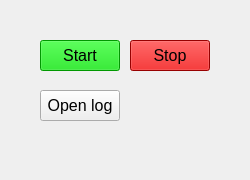
<?xml version="1.0" encoding="UTF-8"?>
<ui version="4.0">
 <class>MainWindow</class>
 <widget class="QMainWindow" name="MainWindow">
  <property name="windowModality">
   <enum>Qt::NonModal</enum>
  </property>
  <property name="enabled">
   <bool>true</bool>
  </property>
  <property name="geometry">
   <rect>
    <x>0</x>
    <y>0</y>
    <width>250</width>
    <height>180</height>
   </rect>
  </property>
  <property name="minimumSize">
   <size>
    <width>250</width>
    <height>180</height>
   </size>
  </property>
  <property name="maximumSize">
   <size>
    <width>250</width>
    <height>180</height>
   </size>
  </property>
  <property name="font">
   <font>
    <pointsize>12</pointsize>
    <kerning>true</kerning>
   </font>
  </property>
  <property name="windowTitle">
   <string>Keylogger</string>
  </property>
  <property name="windowIcon">
   <iconset resource="Resources.qrc">
    <normaloff>:/icon.png</normaloff>:/icon.png</iconset>
  </property>
  <widget class="QWidget" name="centralwidget">
   <widget class="QPushButton" name="bntStart">
    <property name="geometry">
     <rect>
      <x>40</x>
      <y>40</y>
      <width>80</width>
      <height>31</height>
     </rect>
    </property>
    <property name="palette">
     <palette>
      <active>
       <colorrole role="WindowText">
        <brush brushstyle="SolidPattern">
         <color alpha="255">
          <red>0</red>
          <green>0</green>
          <blue>0</blue>
         </color>
        </brush>
       </colorrole>
       <colorrole role="Button">
        <brush brushstyle="SolidPattern">
         <color alpha="255">
          <red>0</red>
          <green>213</green>
          <blue>0</blue>
         </color>
        </brush>
       </colorrole>
       <colorrole role="Light">
        <brush brushstyle="SolidPattern">
         <color alpha="255">
          <red>64</red>
          <green>255</green>
          <blue>64</blue>
         </color>
        </brush>
       </colorrole>
       <colorrole role="Midlight">
        <brush brushstyle="SolidPattern">
         <color alpha="255">
          <red>32</red>
          <green>234</green>
          <blue>32</blue>
         </color>
        </brush>
       </colorrole>
       <colorrole role="Dark">
        <brush brushstyle="SolidPattern">
         <color alpha="255">
          <red>0</red>
          <green>106</green>
          <blue>0</blue>
         </color>
        </brush>
       </colorrole>
       <colorrole role="Mid">
        <brush brushstyle="SolidPattern">
         <color alpha="255">
          <red>0</red>
          <green>142</green>
          <blue>0</blue>
         </color>
        </brush>
       </colorrole>
       <colorrole role="Text">
        <brush brushstyle="SolidPattern">
         <color alpha="255">
          <red>0</red>
          <green>0</green>
          <blue>0</blue>
         </color>
        </brush>
       </colorrole>
       <colorrole role="BrightText">
        <brush brushstyle="SolidPattern">
         <color alpha="255">
          <red>255</red>
          <green>255</green>
          <blue>255</blue>
         </color>
        </brush>
       </colorrole>
       <colorrole role="ButtonText">
        <brush brushstyle="SolidPattern">
         <color alpha="255">
          <red>0</red>
          <green>0</green>
          <blue>0</blue>
         </color>
        </brush>
       </colorrole>
       <colorrole role="Base">
        <brush brushstyle="SolidPattern">
         <color alpha="255">
          <red>255</red>
          <green>255</green>
          <blue>255</blue>
         </color>
        </brush>
       </colorrole>
       <colorrole role="Window">
        <brush brushstyle="SolidPattern">
         <color alpha="255">
          <red>0</red>
          <green>213</green>
          <blue>0</blue>
         </color>
        </brush>
       </colorrole>
       <colorrole role="Shadow">
        <brush brushstyle="SolidPattern">
         <color alpha="255">
          <red>0</red>
          <green>0</green>
          <blue>0</blue>
         </color>
        </brush>
       </colorrole>
       <colorrole role="AlternateBase">
        <brush brushstyle="SolidPattern">
         <color alpha="255">
          <red>127</red>
          <green>234</green>
          <blue>127</blue>
         </color>
        </brush>
       </colorrole>
       <colorrole role="ToolTipBase">
        <brush brushstyle="SolidPattern">
         <color alpha="255">
          <red>255</red>
          <green>255</green>
          <blue>220</blue>
         </color>
        </brush>
       </colorrole>
       <colorrole role="ToolTipText">
        <brush brushstyle="SolidPattern">
         <color alpha="255">
          <red>0</red>
          <green>0</green>
          <blue>0</blue>
         </color>
        </brush>
       </colorrole>
       <colorrole role="PlaceholderText">
        <brush brushstyle="SolidPattern">
         <color alpha="127">
          <red>0</red>
          <green>0</green>
          <blue>0</blue>
         </color>
        </brush>
       </colorrole>
       <colorrole role="Accent">
        <brush brushstyle="SolidPattern">
         <color alpha="255">
          <red>255</red>
          <green>255</green>
          <blue>255</blue>
         </color>
        </brush>
       </colorrole>
      </active>
      <inactive>
       <colorrole role="WindowText">
        <brush brushstyle="SolidPattern">
         <color alpha="255">
          <red>0</red>
          <green>0</green>
          <blue>0</blue>
         </color>
        </brush>
       </colorrole>
       <colorrole role="Button">
        <brush brushstyle="SolidPattern">
         <color alpha="255">
          <red>0</red>
          <green>213</green>
          <blue>0</blue>
         </color>
        </brush>
       </colorrole>
       <colorrole role="Light">
        <brush brushstyle="SolidPattern">
         <color alpha="255">
          <red>64</red>
          <green>255</green>
          <blue>64</blue>
         </color>
        </brush>
       </colorrole>
       <colorrole role="Midlight">
        <brush brushstyle="SolidPattern">
         <color alpha="255">
          <red>32</red>
          <green>234</green>
          <blue>32</blue>
         </color>
        </brush>
       </colorrole>
       <colorrole role="Dark">
        <brush brushstyle="SolidPattern">
         <color alpha="255">
          <red>0</red>
          <green>106</green>
          <blue>0</blue>
         </color>
        </brush>
       </colorrole>
       <colorrole role="Mid">
        <brush brushstyle="SolidPattern">
         <color alpha="255">
          <red>0</red>
          <green>142</green>
          <blue>0</blue>
         </color>
        </brush>
       </colorrole>
       <colorrole role="Text">
        <brush brushstyle="SolidPattern">
         <color alpha="255">
          <red>0</red>
          <green>0</green>
          <blue>0</blue>
         </color>
        </brush>
       </colorrole>
       <colorrole role="BrightText">
        <brush brushstyle="SolidPattern">
         <color alpha="255">
          <red>255</red>
          <green>255</green>
          <blue>255</blue>
         </color>
        </brush>
       </colorrole>
       <colorrole role="ButtonText">
        <brush brushstyle="SolidPattern">
         <color alpha="255">
          <red>0</red>
          <green>0</green>
          <blue>0</blue>
         </color>
        </brush>
       </colorrole>
       <colorrole role="Base">
        <brush brushstyle="SolidPattern">
         <color alpha="255">
          <red>255</red>
          <green>255</green>
          <blue>255</blue>
         </color>
        </brush>
       </colorrole>
       <colorrole role="Window">
        <brush brushstyle="SolidPattern">
         <color alpha="255">
          <red>0</red>
          <green>213</green>
          <blue>0</blue>
         </color>
        </brush>
       </colorrole>
       <colorrole role="Shadow">
        <brush brushstyle="SolidPattern">
         <color alpha="255">
          <red>0</red>
          <green>0</green>
          <blue>0</blue>
         </color>
        </brush>
       </colorrole>
       <colorrole role="AlternateBase">
        <brush brushstyle="SolidPattern">
         <color alpha="255">
          <red>127</red>
          <green>234</green>
          <blue>127</blue>
         </color>
        </brush>
       </colorrole>
       <colorrole role="ToolTipBase">
        <brush brushstyle="SolidPattern">
         <color alpha="255">
          <red>255</red>
          <green>255</green>
          <blue>220</blue>
         </color>
        </brush>
       </colorrole>
       <colorrole role="ToolTipText">
        <brush brushstyle="SolidPattern">
         <color alpha="255">
          <red>0</red>
          <green>0</green>
          <blue>0</blue>
         </color>
        </brush>
       </colorrole>
       <colorrole role="PlaceholderText">
        <brush brushstyle="SolidPattern">
         <color alpha="127">
          <red>0</red>
          <green>0</green>
          <blue>0</blue>
         </color>
        </brush>
       </colorrole>
       <colorrole role="Accent">
        <brush brushstyle="SolidPattern">
         <color alpha="255">
          <red>255</red>
          <green>255</green>
          <blue>255</blue>
         </color>
        </brush>
       </colorrole>
      </inactive>
      <disabled>
       <colorrole role="WindowText">
        <brush brushstyle="SolidPattern">
         <color alpha="255">
          <red>0</red>
          <green>106</green>
          <blue>0</blue>
         </color>
        </brush>
       </colorrole>
       <colorrole role="Button">
        <brush brushstyle="SolidPattern">
         <color alpha="255">
          <red>0</red>
          <green>213</green>
          <blue>0</blue>
         </color>
        </brush>
       </colorrole>
       <colorrole role="Light">
        <brush brushstyle="SolidPattern">
         <color alpha="255">
          <red>64</red>
          <green>255</green>
          <blue>64</blue>
         </color>
        </brush>
       </colorrole>
       <colorrole role="Midlight">
        <brush brushstyle="SolidPattern">
         <color alpha="255">
          <red>32</red>
          <green>234</green>
          <blue>32</blue>
         </color>
        </brush>
       </colorrole>
       <colorrole role="Dark">
        <brush brushstyle="SolidPattern">
         <color alpha="255">
          <red>0</red>
          <green>106</green>
          <blue>0</blue>
         </color>
        </brush>
       </colorrole>
       <colorrole role="Mid">
        <brush brushstyle="SolidPattern">
         <color alpha="255">
          <red>0</red>
          <green>142</green>
          <blue>0</blue>
         </color>
        </brush>
       </colorrole>
       <colorrole role="Text">
        <brush brushstyle="SolidPattern">
         <color alpha="255">
          <red>0</red>
          <green>106</green>
          <blue>0</blue>
         </color>
        </brush>
       </colorrole>
       <colorrole role="BrightText">
        <brush brushstyle="SolidPattern">
         <color alpha="255">
          <red>255</red>
          <green>255</green>
          <blue>255</blue>
         </color>
        </brush>
       </colorrole>
       <colorrole role="ButtonText">
        <brush brushstyle="SolidPattern">
         <color alpha="255">
          <red>0</red>
          <green>106</green>
          <blue>0</blue>
         </color>
        </brush>
       </colorrole>
       <colorrole role="Base">
        <brush brushstyle="SolidPattern">
         <color alpha="255">
          <red>0</red>
          <green>213</green>
          <blue>0</blue>
         </color>
        </brush>
       </colorrole>
       <colorrole role="Window">
        <brush brushstyle="SolidPattern">
         <color alpha="255">
          <red>0</red>
          <green>213</green>
          <blue>0</blue>
         </color>
        </brush>
       </colorrole>
       <colorrole role="Shadow">
        <brush brushstyle="SolidPattern">
         <color alpha="255">
          <red>0</red>
          <green>0</green>
          <blue>0</blue>
         </color>
        </brush>
       </colorrole>
       <colorrole role="AlternateBase">
        <brush brushstyle="SolidPattern">
         <color alpha="255">
          <red>0</red>
          <green>213</green>
          <blue>0</blue>
         </color>
        </brush>
       </colorrole>
       <colorrole role="ToolTipBase">
        <brush brushstyle="SolidPattern">
         <color alpha="255">
          <red>255</red>
          <green>255</green>
          <blue>220</blue>
         </color>
        </brush>
       </colorrole>
       <colorrole role="ToolTipText">
        <brush brushstyle="SolidPattern">
         <color alpha="255">
          <red>0</red>
          <green>0</green>
          <blue>0</blue>
         </color>
        </brush>
       </colorrole>
       <colorrole role="PlaceholderText">
        <brush brushstyle="SolidPattern">
         <color alpha="127">
          <red>0</red>
          <green>106</green>
          <blue>0</blue>
         </color>
        </brush>
       </colorrole>
       <colorrole role="Accent">
        <brush brushstyle="SolidPattern">
         <color alpha="255">
          <red>22</red>
          <green>255</green>
          <blue>22</blue>
         </color>
        </brush>
       </colorrole>
      </disabled>
     </palette>
    </property>
    <property name="toolTip">
     <string extracomment="Start the keylogger"/>
    </property>
    <property name="toolTipDuration">
     <number>3</number>
    </property>
    <property name="text">
     <string>Start</string>
    </property>
   </widget>
   <widget class="QPushButton" name="btnStop">
    <property name="geometry">
     <rect>
      <x>130</x>
      <y>40</y>
      <width>80</width>
      <height>31</height>
     </rect>
    </property>
    <property name="palette">
     <palette>
      <active>
       <colorrole role="WindowText">
        <brush brushstyle="SolidPattern">
         <color alpha="255">
          <red>0</red>
          <green>0</green>
          <blue>0</blue>
         </color>
        </brush>
       </colorrole>
       <colorrole role="Button">
        <brush brushstyle="SolidPattern">
         <color alpha="255">
          <red>212</red>
          <green>0</green>
          <blue>0</blue>
         </color>
        </brush>
       </colorrole>
       <colorrole role="Light">
        <brush brushstyle="SolidPattern">
         <color alpha="255">
          <red>255</red>
          <green>63</green>
          <blue>63</blue>
         </color>
        </brush>
       </colorrole>
       <colorrole role="Midlight">
        <brush brushstyle="SolidPattern">
         <color alpha="255">
          <red>233</red>
          <green>31</green>
          <blue>31</blue>
         </color>
        </brush>
       </colorrole>
       <colorrole role="Dark">
        <brush brushstyle="SolidPattern">
         <color alpha="255">
          <red>106</red>
          <green>0</green>
          <blue>0</blue>
         </color>
        </brush>
       </colorrole>
       <colorrole role="Mid">
        <brush brushstyle="SolidPattern">
         <color alpha="255">
          <red>141</red>
          <green>0</green>
          <blue>0</blue>
         </color>
        </brush>
       </colorrole>
       <colorrole role="Text">
        <brush brushstyle="SolidPattern">
         <color alpha="255">
          <red>0</red>
          <green>0</green>
          <blue>0</blue>
         </color>
        </brush>
       </colorrole>
       <colorrole role="BrightText">
        <brush brushstyle="SolidPattern">
         <color alpha="255">
          <red>255</red>
          <green>255</green>
          <blue>255</blue>
         </color>
        </brush>
       </colorrole>
       <colorrole role="ButtonText">
        <brush brushstyle="SolidPattern">
         <color alpha="255">
          <red>0</red>
          <green>0</green>
          <blue>0</blue>
         </color>
        </brush>
       </colorrole>
       <colorrole role="Base">
        <brush brushstyle="SolidPattern">
         <color alpha="255">
          <red>255</red>
          <green>255</green>
          <blue>255</blue>
         </color>
        </brush>
       </colorrole>
       <colorrole role="Window">
        <brush brushstyle="SolidPattern">
         <color alpha="255">
          <red>212</red>
          <green>0</green>
          <blue>0</blue>
         </color>
        </brush>
       </colorrole>
       <colorrole role="Shadow">
        <brush brushstyle="SolidPattern">
         <color alpha="255">
          <red>0</red>
          <green>0</green>
          <blue>0</blue>
         </color>
        </brush>
       </colorrole>
       <colorrole role="AlternateBase">
        <brush brushstyle="SolidPattern">
         <color alpha="255">
          <red>233</red>
          <green>127</green>
          <blue>127</blue>
         </color>
        </brush>
       </colorrole>
       <colorrole role="ToolTipBase">
        <brush brushstyle="SolidPattern">
         <color alpha="255">
          <red>255</red>
          <green>255</green>
          <blue>220</blue>
         </color>
        </brush>
       </colorrole>
       <colorrole role="ToolTipText">
        <brush brushstyle="SolidPattern">
         <color alpha="255">
          <red>0</red>
          <green>0</green>
          <blue>0</blue>
         </color>
        </brush>
       </colorrole>
       <colorrole role="PlaceholderText">
        <brush brushstyle="SolidPattern">
         <color alpha="127">
          <red>0</red>
          <green>0</green>
          <blue>0</blue>
         </color>
        </brush>
       </colorrole>
       <colorrole role="Accent">
        <brush brushstyle="SolidPattern">
         <color alpha="255">
          <red>255</red>
          <green>255</green>
          <blue>255</blue>
         </color>
        </brush>
       </colorrole>
      </active>
      <inactive>
       <colorrole role="WindowText">
        <brush brushstyle="SolidPattern">
         <color alpha="255">
          <red>0</red>
          <green>0</green>
          <blue>0</blue>
         </color>
        </brush>
       </colorrole>
       <colorrole role="Button">
        <brush brushstyle="SolidPattern">
         <color alpha="255">
          <red>212</red>
          <green>0</green>
          <blue>0</blue>
         </color>
        </brush>
       </colorrole>
       <colorrole role="Light">
        <brush brushstyle="SolidPattern">
         <color alpha="255">
          <red>255</red>
          <green>63</green>
          <blue>63</blue>
         </color>
        </brush>
       </colorrole>
       <colorrole role="Midlight">
        <brush brushstyle="SolidPattern">
         <color alpha="255">
          <red>233</red>
          <green>31</green>
          <blue>31</blue>
         </color>
        </brush>
       </colorrole>
       <colorrole role="Dark">
        <brush brushstyle="SolidPattern">
         <color alpha="255">
          <red>106</red>
          <green>0</green>
          <blue>0</blue>
         </color>
        </brush>
       </colorrole>
       <colorrole role="Mid">
        <brush brushstyle="SolidPattern">
         <color alpha="255">
          <red>141</red>
          <green>0</green>
          <blue>0</blue>
         </color>
        </brush>
       </colorrole>
       <colorrole role="Text">
        <brush brushstyle="SolidPattern">
         <color alpha="255">
          <red>0</red>
          <green>0</green>
          <blue>0</blue>
         </color>
        </brush>
       </colorrole>
       <colorrole role="BrightText">
        <brush brushstyle="SolidPattern">
         <color alpha="255">
          <red>255</red>
          <green>255</green>
          <blue>255</blue>
         </color>
        </brush>
       </colorrole>
       <colorrole role="ButtonText">
        <brush brushstyle="SolidPattern">
         <color alpha="255">
          <red>0</red>
          <green>0</green>
          <blue>0</blue>
         </color>
        </brush>
       </colorrole>
       <colorrole role="Base">
        <brush brushstyle="SolidPattern">
         <color alpha="255">
          <red>255</red>
          <green>255</green>
          <blue>255</blue>
         </color>
        </brush>
       </colorrole>
       <colorrole role="Window">
        <brush brushstyle="SolidPattern">
         <color alpha="255">
          <red>212</red>
          <green>0</green>
          <blue>0</blue>
         </color>
        </brush>
       </colorrole>
       <colorrole role="Shadow">
        <brush brushstyle="SolidPattern">
         <color alpha="255">
          <red>0</red>
          <green>0</green>
          <blue>0</blue>
         </color>
        </brush>
       </colorrole>
       <colorrole role="AlternateBase">
        <brush brushstyle="SolidPattern">
         <color alpha="255">
          <red>233</red>
          <green>127</green>
          <blue>127</blue>
         </color>
        </brush>
       </colorrole>
       <colorrole role="ToolTipBase">
        <brush brushstyle="SolidPattern">
         <color alpha="255">
          <red>255</red>
          <green>255</green>
          <blue>220</blue>
         </color>
        </brush>
       </colorrole>
       <colorrole role="ToolTipText">
        <brush brushstyle="SolidPattern">
         <color alpha="255">
          <red>0</red>
          <green>0</green>
          <blue>0</blue>
         </color>
        </brush>
       </colorrole>
       <colorrole role="PlaceholderText">
        <brush brushstyle="SolidPattern">
         <color alpha="127">
          <red>0</red>
          <green>0</green>
          <blue>0</blue>
         </color>
        </brush>
       </colorrole>
       <colorrole role="Accent">
        <brush brushstyle="SolidPattern">
         <color alpha="255">
          <red>255</red>
          <green>255</green>
          <blue>255</blue>
         </color>
        </brush>
       </colorrole>
      </inactive>
      <disabled>
       <colorrole role="WindowText">
        <brush brushstyle="SolidPattern">
         <color alpha="255">
          <red>106</red>
          <green>0</green>
          <blue>0</blue>
         </color>
        </brush>
       </colorrole>
       <colorrole role="Button">
        <brush brushstyle="SolidPattern">
         <color alpha="255">
          <red>212</red>
          <green>0</green>
          <blue>0</blue>
         </color>
        </brush>
       </colorrole>
       <colorrole role="Light">
        <brush brushstyle="SolidPattern">
         <color alpha="255">
          <red>255</red>
          <green>63</green>
          <blue>63</blue>
         </color>
        </brush>
       </colorrole>
       <colorrole role="Midlight">
        <brush brushstyle="SolidPattern">
         <color alpha="255">
          <red>233</red>
          <green>31</green>
          <blue>31</blue>
         </color>
        </brush>
       </colorrole>
       <colorrole role="Dark">
        <brush brushstyle="SolidPattern">
         <color alpha="255">
          <red>106</red>
          <green>0</green>
          <blue>0</blue>
         </color>
        </brush>
       </colorrole>
       <colorrole role="Mid">
        <brush brushstyle="SolidPattern">
         <color alpha="255">
          <red>141</red>
          <green>0</green>
          <blue>0</blue>
         </color>
        </brush>
       </colorrole>
       <colorrole role="Text">
        <brush brushstyle="SolidPattern">
         <color alpha="255">
          <red>106</red>
          <green>0</green>
          <blue>0</blue>
         </color>
        </brush>
       </colorrole>
       <colorrole role="BrightText">
        <brush brushstyle="SolidPattern">
         <color alpha="255">
          <red>255</red>
          <green>255</green>
          <blue>255</blue>
         </color>
        </brush>
       </colorrole>
       <colorrole role="ButtonText">
        <brush brushstyle="SolidPattern">
         <color alpha="255">
          <red>106</red>
          <green>0</green>
          <blue>0</blue>
         </color>
        </brush>
       </colorrole>
       <colorrole role="Base">
        <brush brushstyle="SolidPattern">
         <color alpha="255">
          <red>212</red>
          <green>0</green>
          <blue>0</blue>
         </color>
        </brush>
       </colorrole>
       <colorrole role="Window">
        <brush brushstyle="SolidPattern">
         <color alpha="255">
          <red>212</red>
          <green>0</green>
          <blue>0</blue>
         </color>
        </brush>
       </colorrole>
       <colorrole role="Shadow">
        <brush brushstyle="SolidPattern">
         <color alpha="255">
          <red>0</red>
          <green>0</green>
          <blue>0</blue>
         </color>
        </brush>
       </colorrole>
       <colorrole role="AlternateBase">
        <brush brushstyle="SolidPattern">
         <color alpha="255">
          <red>212</red>
          <green>0</green>
          <blue>0</blue>
         </color>
        </brush>
       </colorrole>
       <colorrole role="ToolTipBase">
        <brush brushstyle="SolidPattern">
         <color alpha="255">
          <red>255</red>
          <green>255</green>
          <blue>220</blue>
         </color>
        </brush>
       </colorrole>
       <colorrole role="ToolTipText">
        <brush brushstyle="SolidPattern">
         <color alpha="255">
          <red>0</red>
          <green>0</green>
          <blue>0</blue>
         </color>
        </brush>
       </colorrole>
       <colorrole role="PlaceholderText">
        <brush brushstyle="SolidPattern">
         <color alpha="127">
          <red>106</red>
          <green>0</green>
          <blue>0</blue>
         </color>
        </brush>
       </colorrole>
       <colorrole role="Accent">
        <brush brushstyle="SolidPattern">
         <color alpha="255">
          <red>255</red>
          <green>21</green>
          <blue>21</blue>
         </color>
        </brush>
       </colorrole>
      </disabled>
     </palette>
    </property>
    <property name="toolTip">
     <string extracomment="Stop the keylogger"/>
    </property>
    <property name="toolTipDuration">
     <number>3</number>
    </property>
    <property name="text">
     <string>Stop</string>
    </property>
    <property name="default">
     <bool>false</bool>
    </property>
    <property name="flat">
     <bool>false</bool>
    </property>
   </widget>
   <widget class="QPushButton" name="pushButton">
    <property name="geometry">
     <rect>
      <x>40</x>
      <y>90</y>
      <width>80</width>
      <height>31</height>
     </rect>
    </property>
    <property name="text">
     <string>Open log</string>
    </property>
   </widget>
  </widget>
 </widget>
 <resources>
  <include location="Resources.qrc"/>
 </resources>
 <connections/>
</ui>
